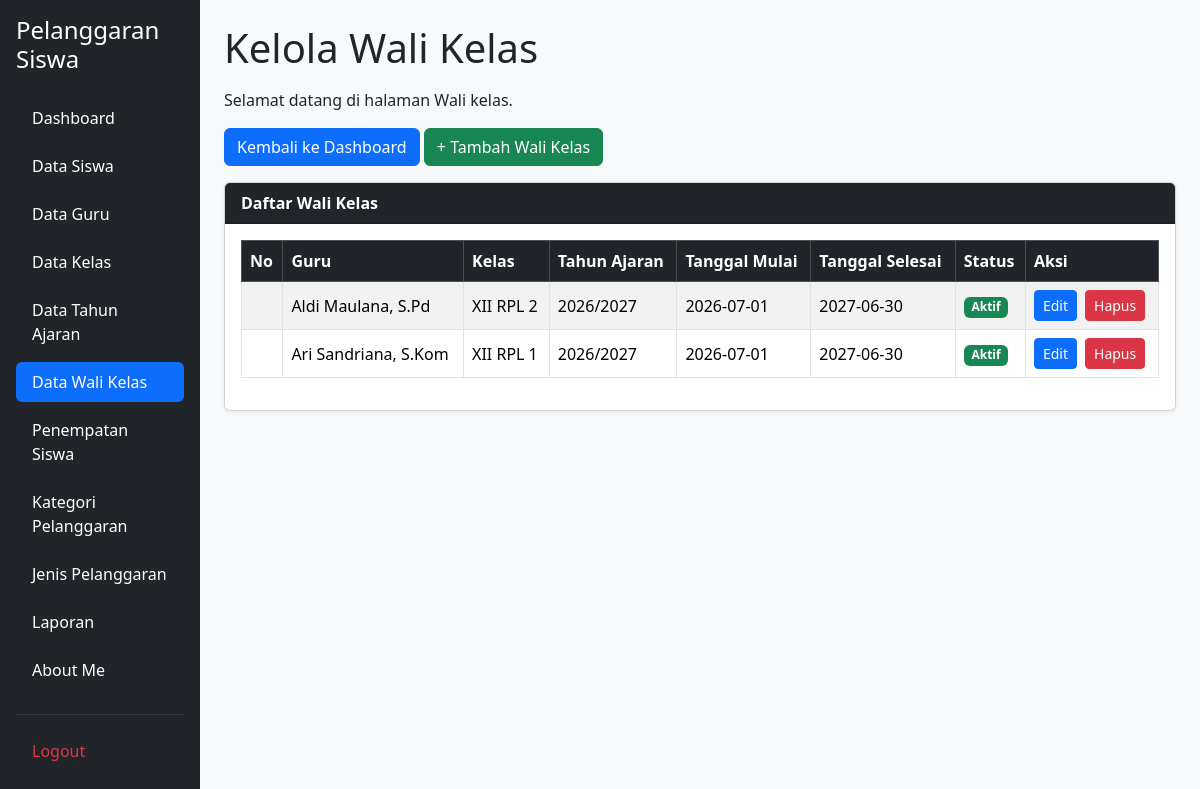
The app's page /kelola_wali_kelas.php (signed in), older data.
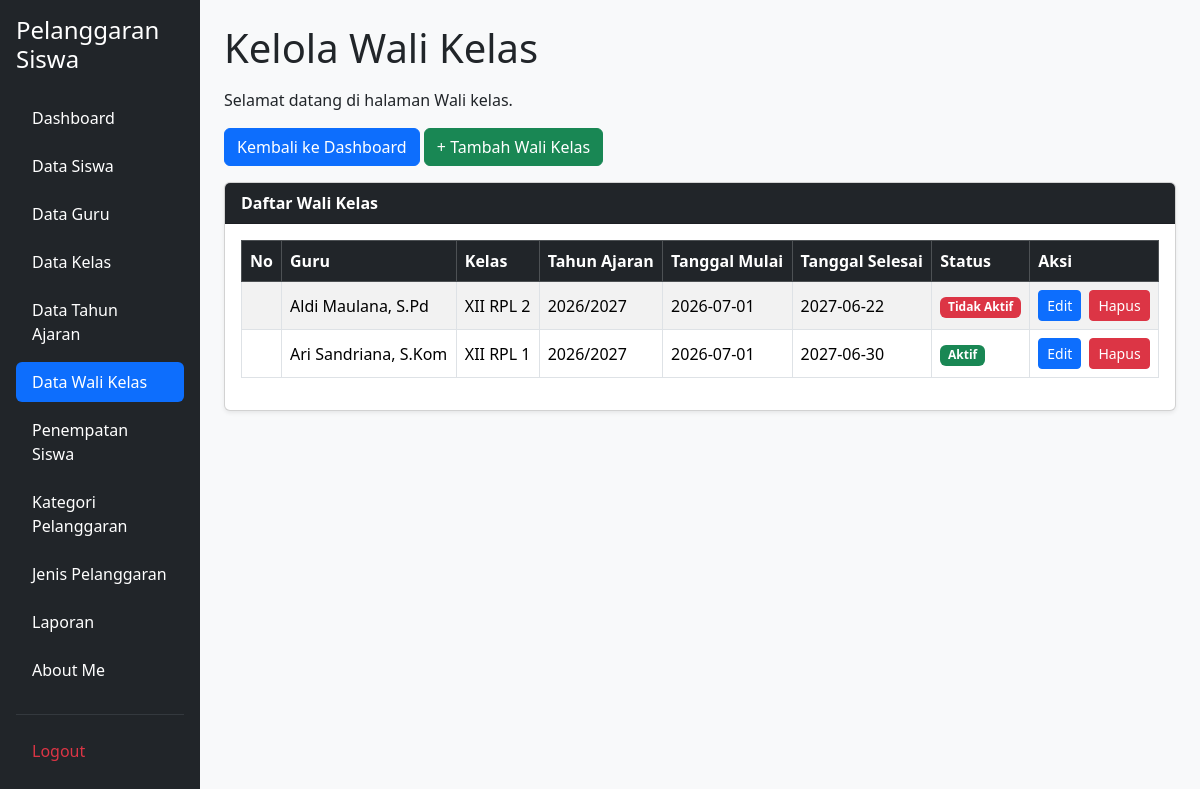
The same page, newer data.
### tables this page shows
CREATE TABLE `t_wali_kelas` (
  `id` int(11) NOT NULL,
  `tahun_ajaran_id` int(11) DEFAULT NULL,
  `kelas_id` int(11) DEFAULT NULL,
  `guru_id` int(11) DEFAULT NULL,
  `tanggal_mulai` date NOT NULL,
  `tanggal_selesai` date NOT NULL,
  `status_aktif` tinyint(1) NOT NULL,
  `created_at` timestamp NOT NULL DEFAULT current_timestamp(),
  `updated_at` timestamp NOT NULL DEFAULT current_timestamp()
);

CREATE TABLE `t_guru` (
  `id` int(11) NOT NULL,
  `nip` varchar(18) NOT NULL,
  `nama` varchar(150) DEFAULT NULL,
  `email` varchar(150) NOT NULL,
  `status_aktif` tinyint(1) NOT NULL,
  `user_id` int(11) NOT NULL,
  `created_at` timestamp NOT NULL DEFAULT current_timestamp(),
  `updated_at` timestamp NOT NULL DEFAULT current_timestamp()
);

CREATE TABLE `t_kelas` (
  `id` int(11) NOT NULL,
  `nama` varchar(100) DEFAULT NULL,
  `tingkat` varchar(20) NOT NULL,
  `jurusan` varchar(100) NOT NULL,
  `status_aktif` tinyint(1) NOT NULL,
  `created_at` timestamp NOT NULL DEFAULT current_timestamp(),
  `updated_at` timestamp NOT NULL DEFAULT current_timestamp()
);

CREATE TABLE `t_tahun_ajaran` (
  `id` int(11) NOT NULL,
  `nama` varchar(20) DEFAULT NULL,
  `tanggal_mulai` date NOT NULL,
  `tanggal_selesai` date NOT NULL,
  `status_aktif` tinyint(1) NOT NULL,
  `created_at` timestamp NOT NULL DEFAULT current_timestamp(),
  `updated_at` timestamp NOT NULL DEFAULT current_timestamp()
);

### kelola_wali_kelas.php (the view, shortened to what the changed rows need)
<?php
include 'config/koneksi.php';
$sql = "SELECT
            w.*,
            k.nama AS nama_kelas,
            g.nama AS nama_guru,
            t.nama AS tahun_ajaran
        FROM t_wali_kelas w
        LEFT JOIN t_kelas k ON w.kelas_id = k.id
        LEFT JOIN t_guru g ON w.guru_id = g.id
        LEFT JOIN t_tahun_ajaran t ON w.tahun_ajaran_id = t.id
        ORDER BY w.id DESC";
$hasil = mysqli_query($koneksi, $sql);
?>
<!DOCTYPE html>
<html lang="id">
<head>
    <link href="https://cdn.jsdelivr.net/npm/bootstrap@5.3.8/dist/css/bootstrap.min.css"
        rel="stylesheet">
    <link href="https://cdn.datatables.net/2.3.4/css/dataTables.bootstrap5.min.css"
        rel="stylesheet">
</head>
<body>
    <div class="container-fluid">
        <div class="row">
            <main class="col-md-9 col-lg-10 p-4">
                <h1 class="mb-3">Kelola Wali Kelas</h1>
                <div class="card shadow-sm">
                    <div class="card-body">
                        <div class="table-responsive">
                            <table id="tabelWaliKelas"
                                class="table table-striped table-bordered table-hover align-middle w-100">
                                <thead class="table-dark">
                                    <tr>
                                        <th>No</th>
                                        <th>Guru</th>
                                        <th>Kelas</th>
                                        <th>Tahun Ajaran</th>
                                        <th>Tanggal Mulai</th>
                                        <th>Tanggal Selesai</th>
                                        <th>Status</th>
                                        <th>Aksi</th>
                                    </tr>
                                </thead>
                                <tbody>
                                    <?php while ($row = mysqli_fetch_assoc($hasil)) { ?>
                                        <tr>
                                            <td></td>
                                            <td>
                                                <?= htmlspecialchars($row['nama_guru'] ?? '-') ?>
                                            </td>
                                             <td>
                                                <?= htmlspecialchars($row['nama_kelas'] ?? '-') ?>
                                            </td>
                                            <td>
                                            <?= htmlspecialchars($row['tahun_ajaran'] ?? '-') ?>
                                            </td>
                                            <td>
                                                <?= htmlspecialchars($row['tanggal_mulai'] ?? '-') ?>
                                            </td>
                                            <td>
                                                <?= htmlspecialchars($row['tanggal_selesai'] ?? '-') ?>
                                            </td>
                                            <td>
                                                <?php if ((int) ($row['status_aktif'] ?? 0) === 1) { ?>
                                                    <span class="badge bg-success">
                                                        Aktif
                                                    </span>
                                                <?php } else { ?>
                                                    <span class="badge bg-danger">
                                                        Tidak Aktif
                                                    </span>
                                                <?php } ?>
                                            </td>
                                            <td>
                                                <div class="d-flex gap-2">
                                                    <a href="edit_wali_kelas.php?id=<?= urlencode((string) $row['id']) ?>"
                                                        class="btn btn-primary btn-sm">
                                                        Edit
                                                    </a>
                                                    <a href="hapus_wali_kelas.php?id=<?= urlencode((string) $row['id']) ?>"
                                                        class="btn btn-danger btn-sm"
                                                        onclick="return confirm('Yakin ingin menghapus data wali kelas ini?');">
                                                        Hapus
                                                    </a>
                                                </div>
                                            </td>
                                        </tr>
                                    <?php } ?>
                                </tbody>
                            </table>
                        </div>
                    </div>
                </div>
            </main>
        </div>
    </div>
</body>
</html>

Row changes from the older to the newer data that the page shows:
changed t_wali_kelas "Aldi Maulana, S.Pd": tanggal_selesai "2027-06-30" → "2027-06-22"; status_aktif "Aktif" → "Tidak Aktif"
